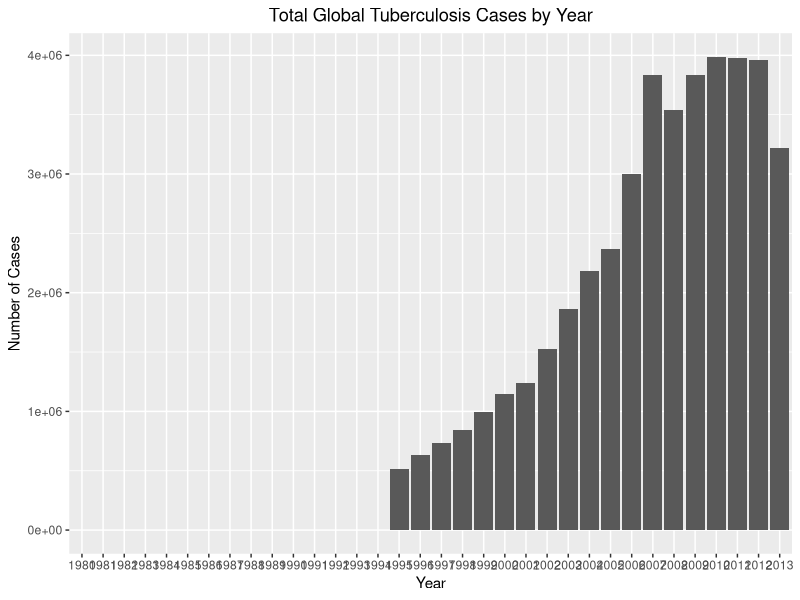
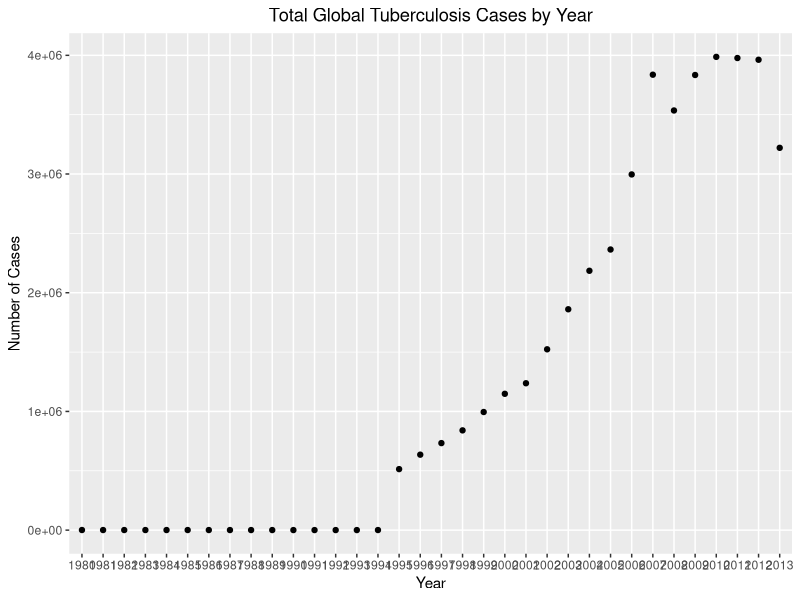

The R source for these figures, in order:
## ---- chunk 1
library(dplyr)
WNBA = read.csv("WNBA_Stats_21.csv", sep = ",", header = TRUE)
head(select(WNBA, contains("FG")))
## ---- chunk 2
count(filter(WNBA, FTM > 50, AST > 75))
## ---- chunk 3
WNBA %>%
  select(PLAYER, TEAM, FGM, TO, PTS) %>%
  arrange(desc(PTS)) %>%
  head(10)
## ---- chunk 4
WNBA = WNBA %>% mutate(FGP = (FGM / FGA) * 100)
WNBA$FGP = round(WNBA$FGP, digits = 2)
WNBA = WNBA %>% mutate(FTP = (FTM / FTA) * 100)
WNBA$FTP = round(WNBA$FTP, digits = 2)
head(WNBA)

WNBA %>%
  filter(PLAYER == "Tina Charles") %>%
  select(FGP, FTP)
## ---- chunk 5
WNBA %>%
  group_by(TEAM) %>%
  summarise(avg_REB = mean(REB, na.rm = TRUE), min_REB = min(REB, na.rm = TRUE), 
            max_REB = max(REB, na.rm = TRUE)) %>%
  arrange(desc(avg_REB))

## ---- chunk 6
WNBA = WNBA %>%
  group_by(TEAM) %>%
  mutate(FTP_fix = ifelse(is.na(FTP), FGP * mean(FTP, na.rm = TRUE), FTP))
WNBA$FTP_fix = round(WNBA$FTP_fix, digits = 2)

WNBA2 = WNBA %>%
  group_by(TEAM) %>% 
  mutate(FTP_fix = ifelse(is.na(FTP), mean(FTP, na.rm = TRUE), FTP))
WNBA2$FTP_fix = round(WNBA2$FTP_fix, digits = 2)

head(WNBA)
head(WNBA2)
## ---- chunk 7
library(tidyverse)
who = read.csv("who.csv", sep = ",", header = TRUE)
who5 = who %>%
  pivot_longer(
    cols = new_sp_m014:newrel_f65, 
    names_to = "key", 
    values_to = "cases", 
    values_drop_na = TRUE
  ) %>% 
  mutate(
    key = stringr::str_replace(key, "newrel", "new_rel")
  ) %>%
  separate(key, c("new", "type", "sexage")) %>% 
  select(-new, -iso2, -iso3) %>% 
  separate(sexage, c("sex", "age"), sep = 1)
## ---- chunk 8
sum(is.na(who))
## ---- chunk 9
str(who5)
## ---- chunk 10
who5$year = as.factor(who5$year)

who6 = aggregate(who5$cases, by = list(group = who5$year), FUN = sum)

ggplot(who6, aes(x = group, y = x)) +
  geom_bar(stat="identity") +
  labs(x = "Year", y = "Number of Cases", title = "Total Global Tuberculosis Cases by Year") +
  theme(plot.title = element_text(hjust = 0.5))

ggplot(who6, aes(x = group, y = x)) +
  geom_point() +
  labs(x = "Year", y = "Number of Cases", title = "Total Global Tuberculosis Cases by Year") +
  theme(plot.title = element_text(hjust = 0.5))
## ---- chunk 11
schqtr = read.csv("SchQtr.csv")

schqtr1 = schqtr %>%
  pivot_longer(
    cols = Qtr.1:Qtr.4,
    names_to = "Quarter", 
    values_to = "Student_Count", 
    values_drop_na = TRUE
  ) %>%
  mutate(Quarter = stringr::str_replace(Quarter, "Qtr_2", "Qtr.2")) %>%
  separate(Quarter, c("Interval_Type", "Interval_ID"))

str(schqtr1)
